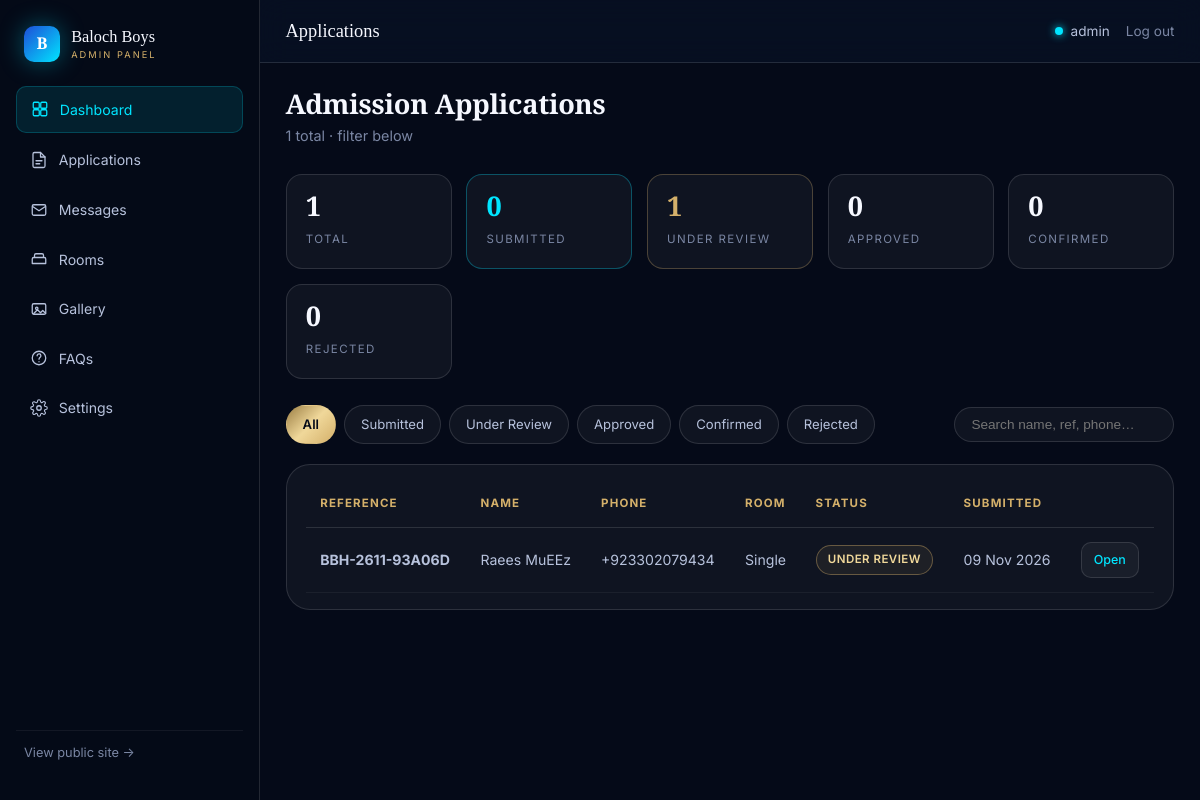
/admin/ (signed in), run on the app's committed database.
### models.py (models this page shows, shortened)
class Application(db.Model):
    __tablename__ = "applications"
    id = db.Column(db.Integer, primary_key=True)
    reference = db.Column(db.String(24), unique=True, nullable=False, index=True)
    full_name        = db.Column(db.String(120), nullable=False)
    father_name      = db.Column(db.String(120), nullable=False)
    date_of_birth    = db.Column(db.Date, nullable=False)
    cnic             = db.Column(db.String(20), nullable=False)
    phone            = db.Column(db.String(20), nullable=False, index=True)
    whatsapp         = db.Column(db.String(20), nullable=True)
    institution_name     = db.Column(db.String(200), nullable=False)
    class_degree         = db.Column(db.String(100), nullable=False)
    institution_location = db.Column(db.String(160), nullable=False)
    guardian_name         = db.Column(db.String(120), nullable=False)
    guardian_contact      = db.Column(db.String(20), nullable=False)
    guardian_relationship = db.Column(db.String(40), nullable=False)
    guardian_address      = db.Column(db.Text, nullable=False)
    preferred_room          = db.Column(db.String(80), nullable=False)
    expected_joining        = db.Column(db.Date, nullable=False)
    monthly_budget          = db.Column(db.Integer, nullable=True)
    additional_requirements = db.Column(db.Text, nullable=True)
    STATUSES = ("submitted", "under_review", "approved", "rejected", "confirmed")
    status = db.Column(db.String(20), nullable=False, default="submitted", index=True)
    internal_notes = db.Column(db.Text, nullable=True)
    documents = db.Column(db.Text, nullable=True)
    created_at = db.Column(db.DateTime, default=datetime.utcnow, nullable=False)
    updated_at = db.Column(db.DateTime, default=datetime.utcnow,
                          onupdate=datetime.utcnow, nullable=False)
    def status_label(self):
        return {
            "submitted":    "Application Submitted",
            "under_review": "Under Review",
            "approved":     "Approved",
            "rejected":     "Rejected",
            "confirmed":    "Admission Confirmed",
        }.get(self.status, "Submitted")

### app.py (the view)
@admin_bp.route("/")
@login_required
def dashboard():
    stats = {
        "total":        Application.query.count(),
        "submitted":    Application.query.filter_by(status="submitted").count(),
        "under_review": Application.query.filter_by(status="under_review").count(),
        "approved":     Application.query.filter_by(status="approved").count(),
        "confirmed":    Application.query.filter_by(status="confirmed").count(),
        "rejected":     Application.query.filter_by(status="rejected").count(),
        "unread_msgs":  ContactMessage.query.filter_by(is_read=False).count(),
    }
    recent = Application.query.order_by(Application.id.desc()).limit(5).all()
    return render_template("admin/applications.html",
                          applications=recent,
                          current_filter=None,
                          stats=stats)

### app.py (called while the page is built)
@app.after_request
def _security_headers(response):
    response.headers.setdefault("X-Content-Type-Options", "nosniff")
    response.headers.setdefault("X-Frame-Options", "SAMEORIGIN")
    response.headers.setdefault("Referrer-Policy", "strict-origin-when-cross-origin")
    response.headers.setdefault(
        "Permissions-Policy", "camera=(), microphone=(), geolocation=()"
    )
    response.headers.setdefault(
        "Content-Security-Policy",
        "default-src 'self'; "
        "img-src 'self' data:; "
        "style-src 'self' 'unsafe-inline' https://fonts.googleapis.com; "
        "font-src 'self' https://fonts.gstatic.com; "
        "script-src 'self' 'unsafe-inline'; "
        "connect-src 'self'; "
        "frame-ancestors 'self'; "
        "base-uri 'self'; "
        "form-action 'self'"
    )
    return response

def login_required(fn):
    @wraps(fn)
    def wrapper(*args, **kwargs):
        if not session.get("admin_id"):
            return redirect(url_for("admin.login", next=request.path))
        return fn(*args, **kwargs)
    return wrapper

@admin_bp.context_processor
def inject_admin_globals():
    unread = ContactMessage.query.filter_by(is_read=False).count()
    return {"unread_message_count": unread}

@app.context_processor
def inject_globals():
    class _Settings:
        contact_phone = SiteSettings.get("contact_phone")
        whatsapp_number = SiteSettings.get("whatsapp_number")
        hero_image = SiteSettings.get("hero_image")
    return {
        "site_settings": _Settings(),
        "current_year": date.today().year,
    }

### models.py (called while the page is built)
    @classmethod
    def get(cls, key, default=None):
        row = cls.query.filter_by(key=key).first()
        return row.value if row else default

### templates/admin/applications.html (shortened to what this page needs)
{% extends "admin/admin_base.html" %}
{% block page_title %}Applications{% endblock %}
{% block content %}
<h1 class="admin-h1">Admission Applications</h1>
<p class="admin-sub">{{ applications|length }} total · filter below</p>
<div class="admin-stats">
  <div class="admin-stat">
    <span class="admin-stat__value">{{ stats.total }}</span>
    <span class="admin-stat__label">Total</span>
  </div>
  <div class="admin-stat admin-stat--cyan">
    <span class="admin-stat__value">{{ stats.submitted }}</span>
    <span class="admin-stat__label">Submitted</span>
  </div>
  <div class="admin-stat admin-stat--gold">
    <span class="admin-stat__value">{{ stats.under_review }}</span>
    <span class="admin-stat__label">Under Review</span>
  </div>
  <div class="admin-stat">
    <span class="admin-stat__value">{{ stats.approved }}</span>
    <span class="admin-stat__label">Approved</span>
  </div>
  <div class="admin-stat">
    <span class="admin-stat__value">{{ stats.confirmed }}</span>
    <span class="admin-stat__label">Confirmed</span>
  </div>
  <div class="admin-stat">
    <span class="admin-stat__value">{{ stats.rejected }}</span>
    <span class="admin-stat__label">Rejected</span>
  </div>
</div>
<div class="admin-filters">
  <a href="{{ url_for('admin.applications') }}"
     class="admin-filter {% if not current_filter %}is-active{% endif %}">All</a>
  {% for s in ['submitted', 'under_review', 'approved', 'confirmed', 'rejected'] %}
    <a href="{{ url_for('admin.applications', status=s) }}"
       class="admin-filter {% if current_filter == s %}is-active{% endif %}">
      {{ s.replace('_',' ').title() }}
    </a>
  {% endfor %}
  <input type="search" class="admin-search" placeholder="Search name, ref, phone…">
</div>
<div class="admin-card admin-card--tight">
  {% if applications and applications|length > 0 %}
    <div class="admin-table-wrap">
      <table class="admin-table">
        <thead>
          <tr>
            <th>Reference</th>
            <th>Name</th>
            <th>Phone</th>
            <th>Room</th>
            <th>Status</th>
            <th>Submitted</th>
            <th></th>
          </tr>
        </thead>
        <tbody>
          {% for app in applications %}
            <tr>
              <td><strong>{{ app.reference }}</strong></td>
              <td>{{ app.full_name }}</td>
              <td>{{ app.phone }}</td>
              <td>{{ app.preferred_room }}</td>
              <td><span class="status-pill status-pill--{{ app.status }}">{{ app.status_label() }}</span></td>
              <td>{{ app.created_at.strftime('%d %b %Y') }}</td>
              <td>
                <a href="{{ url_for('admin.application_details', app_id=app.id) }}"
                   class="admin-btn admin-btn--sm">Open</a>
              </td>
            </tr>
          {% endfor %}
        </tbody>
      </table>
    </div>
  {% else %}
    <div class="admin-empty">No applications yet.</div>
  {% endif %}
</div>
{% endblock %}

### static/css/public.css (style rules this page uses)
:root { --navy-950: #050a18; --navy-900: #081226; --navy-800: #0d1b36; --navy-700: #12244a; --charcoal: #14161d; --royal: #1e4ed8; --royal-bright: #2f6bff; --cyan: #00e5ff; --cyan-soft: #6ff3ff; --gold: #d4b06a; --gold-bright: #f0d89a; --gold-dim: #9c7f45; --text-hi: #f6f8ff; --text-mid: #b7c2dc; --text-lo: #7a86a3; --glass-bg: rgba(255, 255, 255, 0.045); --glass-bg-hi: rgba(255, 255, 255, 0.08); --glass-border: rgba(255, 255, 255, 0.12); --glass-border-hi: rgba(0, 229, 255, 0.35); --grad-royal: linear-gradient(135deg, var(--royal) 0%, var(--cyan) 100%); --grad-gold: linear-gradient(135deg, var(--gold-dim) 0%, var(--gold-bright) 50%, var(--gold) 100%); --grad-surface: linear-gradient(180deg, var(--navy-900) 0%, var(--navy-950) 100%); --grad-aurora: radial-gradient(1200px 600px at 15% -10%, rgba(30, 78, 216, 0.28), transparent 60%), radial-gradient(1000px 500px at 90% 10%, rgba(0, 229, 255, 0.14), transparent 55%), radial-gradient(900px 700px at 50% 110%, rgba(212, 176, 106, 0.10), transparent 60%); --shadow-sm: 0 4px 14px rgba(0, 0, 0, 0.35); --shadow-md: 0 14px 40px rgba(0, 0, 0, 0.45); --shadow-lg: 0 30px 80px rgba(0, 0, 0, 0.55); --glow-cyan: 0 0 24px rgba(0, 229, 255, 0.35); --glow-gold: 0 0 24px rgba(212, 176, 106, 0.35); --r-sm: 10px; --r-md: 16px; --r-lg: 24px; --r-xl: 34px; --r-pill: 999px; --font-display: "Playfair Display", "Cormorant Garamond", Georgia, serif; --font-body: "Inter", "Manrope", "Segoe UI", system-ui, -apple-system, sans-serif; --ease-out: cubic-bezier(0.16, 1, 0.3, 1); --ease-inout: cubic-bezier(0.65, 0, 0.35, 1); --dur-fast: 180ms; --dur-med: 380ms; --dur-slow: 700ms; --container: 1200px; --nav-h: 78px; }
*, *::before, *::after { box-sizing: border-box; }
html { scroll-behavior: smooth; -webkit-text-size-adjust: 100%; }
body { margin: 0; font-family: var(--font-body); color: var(--text-mid); background: var(--navy-950); background-image: var(--grad-aurora); background-attachment: fixed; line-height: 1.65; overflow-x: hidden; -webkit-font-smoothing: antialiased; }
a { color: inherit; text-decoration: none; }
h1, h2, h3, h4 { font-family: var(--font-display); color: var(--text-hi); font-weight: 600; line-height: 1.12; margin: 0 0 0.5em; letter-spacing: -0.01em; }
h1 { font-size: clamp(2.6rem, 6vw, 5rem); }
p { margin: 0 0 1em; }

### data on the page
Application: reference "BBH-2611-93A06D", full_name "Raees MuEEz", phone "+923302079434", preferred_room "Single", status_label "UNDER REVIEW", created_at "09 Nov 2026"

### other printed values
{{ applications|length }} "1"
{{ stats.total }} "1"
{{ stats.submitted }} "0"
{{ stats.under_review }} "1"
{{ stats.approved }} "0"
{{ stats.confirmed }} "0"
{{ stats.rejected }} "0"
{{ s.replace('_',' ').title() }} "Submitted" "Under Review" "Approved" "Confirmed" "Rejected"
